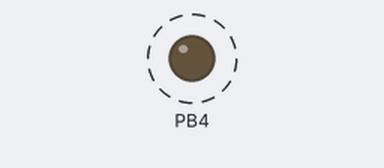
Simulated run of this program. Board: ATmega328P, built with avr-gcc and emulated at 16 MHz. Shown: output pins drawn as LEDs (lit = HIGH). Dashed ring = blinking.

Above: at 0.5 s.
Timing chart, 0 to 3.0 s (numbered marks = the images above):
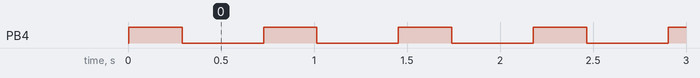

Measured:
- by itself, PB4: alternates HIGH for 0.29 s and LOW for 0.44 s

The program:

main.c
```c
/*
 * DA2C.c
 *
 * Created: 3/17/2019 3:25:11 AM
 * Author : Francisco Mata carlos
 */

#define F_CPU 16000000UL    /* clock runs at 16 MHz*/
#include <avr/io.h>
#include<util/delay.h>


int main()

{
	int over_flow=0; //over-flow counter

	DDRB |= (1<<DDB4); // PB4 as output
	TCCR0A = 0; // normal operation.
	TCNT0 = 0x00;   //start timer/counter

	TCCR0B |=(1<<CS02);  // setting prescaler to 256

    while (1)
    {

		//wait for the overflow event
		while ((TIFR0 & 0X01)==0);
		TCNT0=0X00;  //resetting counter to zero
		TIFR0=0X01;  // reset the overflow flag
		over_flow++;  //increasing overflow counter

		// if overflow is equal to 71 cycles turn on LED on PB4
		if (over_flow>=71){
		PORTB = (0<<DDB4);
		}
		else
		PORTB = (1<<DDB4);  // or turn off LED on PB4

		if (over_flow==177) {
			over_flow=0; //resetting overflow counter
			}
		}
    }
```
